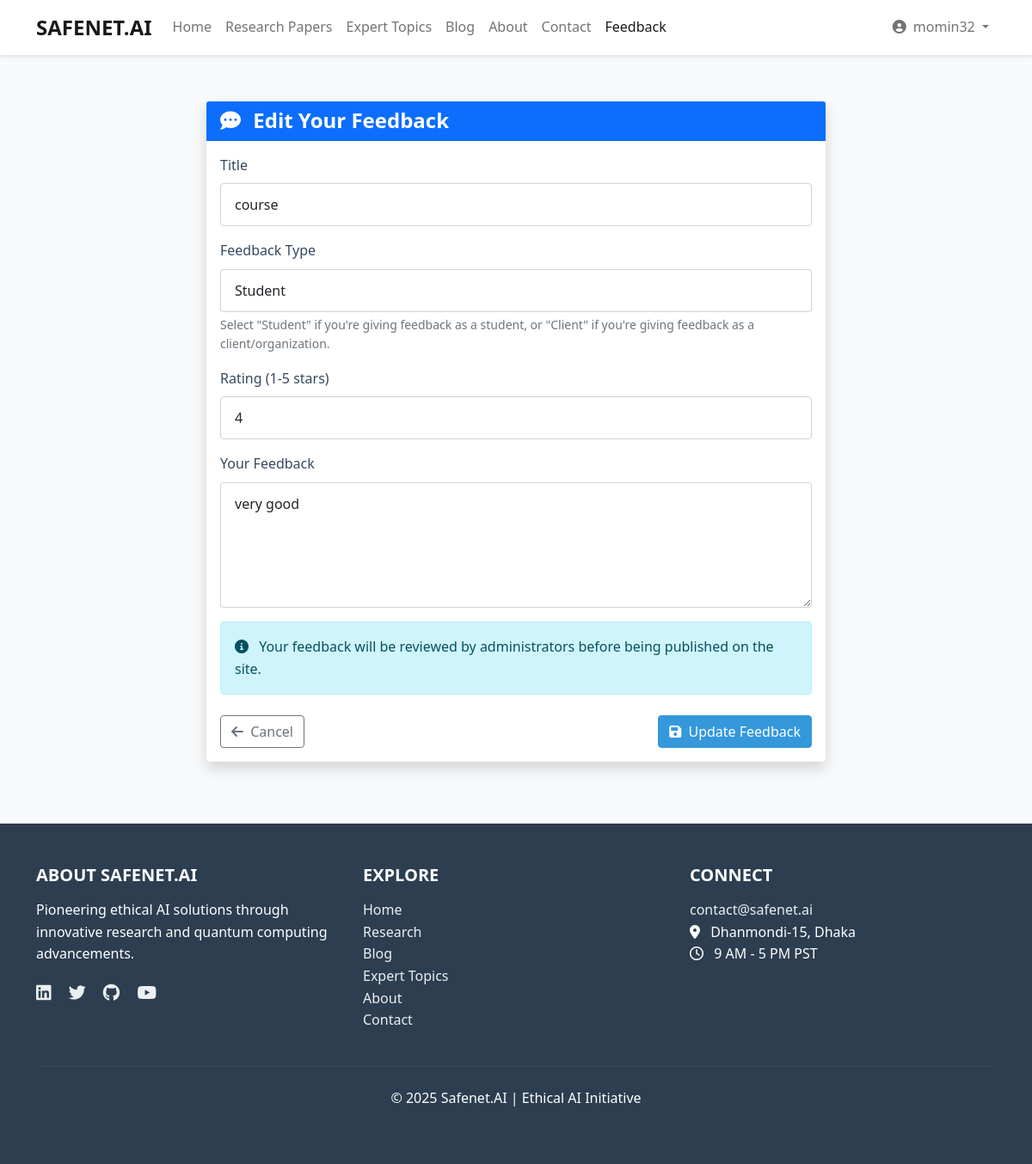
Page /feedback/edit/course-none/ (signed in) on the earlier database version.
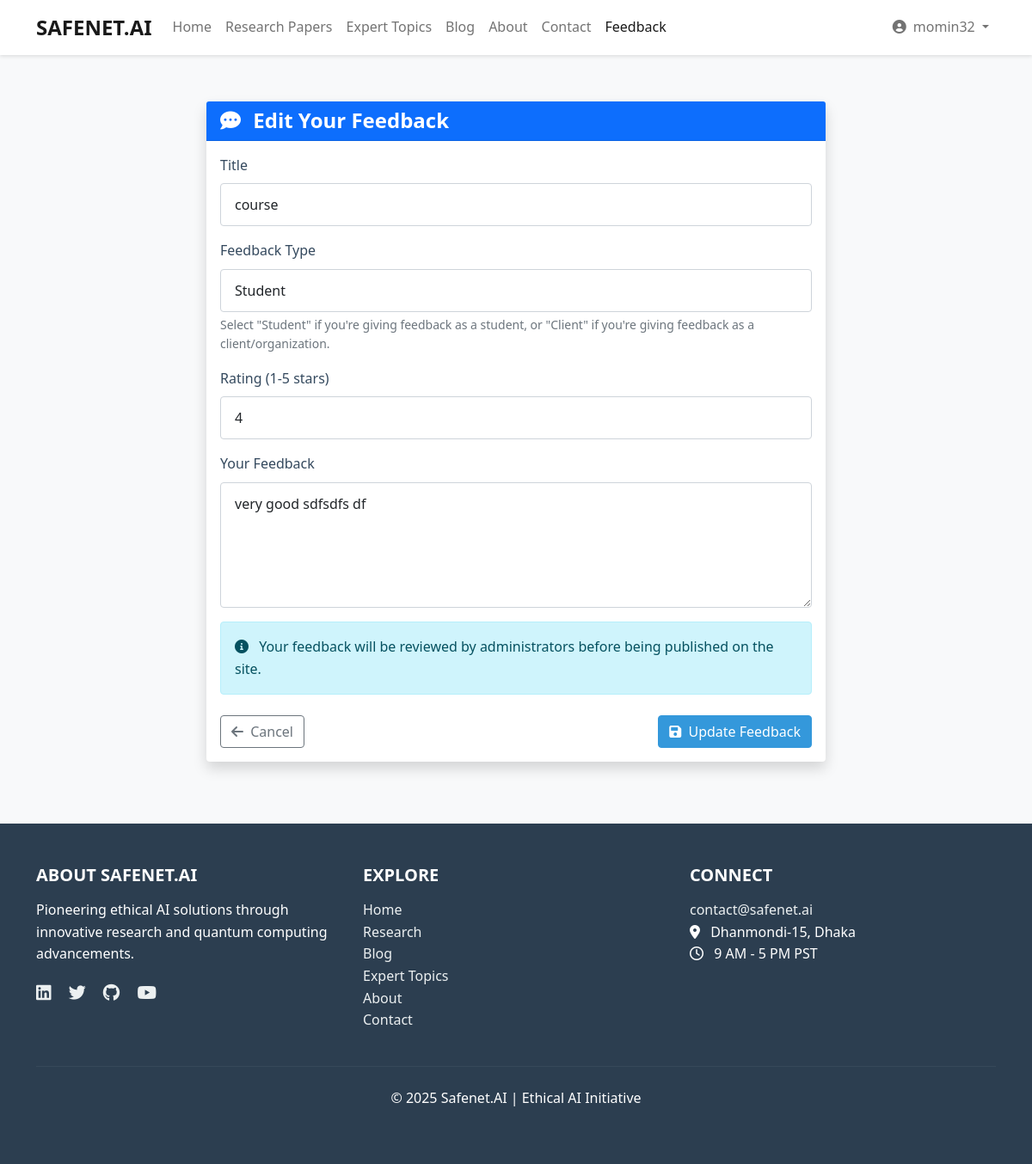
Same page on the later database version.
### feedback/models.py (models this page shows, shortened)
class Feedback(models.Model):
    user = models.ForeignKey(User, on_delete=models.CASCADE)
    title = models.CharField(max_length=200)
    content = models.TextField()
    rating = models.IntegerField(choices=[(i, i) for i in range(1, 6)])  # 1-5 rating
    feedback_type = models.CharField(max_length=10, choices=FEEDBACK_TYPE_CHOICES)
    status = models.CharField(max_length=20, choices=STATUS_CHOICES, default='pending')
    slug = models.SlugField(max_length=250, unique=True, blank=True)
    created_at = models.DateTimeField(auto_now_add=True)
    updated_at = models.DateTimeField(auto_now=True)
    class Meta:
        ordering = ['-created_at']

### feedback/views.py (the view)
# urls.py: path('edit/<slug:slug>/', views.feedback_edit, name='feedback_edit'),
@login_required
def feedback_edit(request, slug):
    feedback = get_object_or_404(Feedback, slug=slug)
    if feedback.user != request.user:
        return HttpResponseForbidden("You don't have permission to edit this feedback.")
    original_status = feedback.status
    if request.method == 'POST':
        form = FeedbackForm(request.POST, instance=feedback)
        if form.is_valid():
            updated_feedback = form.save(commit=False)
            if original_status in ['approved', 'rejected']:
                updated_feedback.status = 'pending'
                messages.info(request, 'Your feedback has been updated and is now awaiting admin approval again.')
            else:
                messages.success(request, 'Your feedback has been updated successfully.')
            updated_feedback.save()
            return redirect('my_feedbacks')
    else:
        form = FeedbackForm(instance=feedback)
    context = {
        'form': form,
        'feedback': feedback,
        'is_edit': True,
    }
    return render(request, 'feedback/feedback_form.html', context)

### feedback/forms.py
class FeedbackForm(forms.ModelForm):
    class Meta:
        model = Feedback
        fields = ['title', 'content', 'rating', 'feedback_type']
        widgets = {
            'title': forms.TextInput(attrs={'class': 'form-control', 'placeholder': 'Feedback Title'}),
            'content': forms.Textarea(attrs={'class': 'form-control', 'rows': 5, 'placeholder': 'Your Feedback'}),
            'rating': forms.Select(attrs={'class': 'form-control'}),
            'feedback_type': forms.Select(attrs={'class': 'form-control'}),
        }

### templates/feedback/feedback_form.html (shortened to what this page needs)
{% extends 'base.html' %}
{% load static %}
{% block content %}
<div class="container my-5">
    <div class="row">
        <div class="col-md-8 offset-md-2">
            <div class="card shadow">
                <div class="card-header bg-primary text-white">
                    <h4 class="mb-0">
                        <i class="fas fa-comment-dots me-2"></i>
                        {% if feedback %}Edit{% else %}Share{% endif %} Your Feedback
                    </h4>
                </div>
                <div class="card-body">
                    <form method="POST">
                        <div class="mb-3">
                            <label for="{{ form.title.id_for_label }}" class="form-label">Title</label>
                            {{ form.title }}
                        </div>
                        <div class="mb-3">
                            <label for="{{ form.feedback_type.id_for_label }}" class="form-label">Feedback Type</label>
                            {{ form.feedback_type }}
                            <div class="form-text">
                                Select "Student" if you're giving feedback as a student, or "Client" if you're giving feedback as a client/organization.
                            </div>
                        </div>
                        <div class="mb-3">
                            <label for="{{ form.rating.id_for_label }}" class="form-label">Rating (1-5 stars)</label>
                            {{ form.rating }}
                        </div>
                        <div class="mb-3">
                            <label for="{{ form.content.id_for_label }}" class="form-label">Your Feedback</label>
                            {{ form.content }}
                        </div>
                        <div class="alert alert-info">
                            <i class="fas fa-info-circle me-2"></i>
                            {% if feedback %}
                                {% if feedback.status == 'approved' %}
                                Your edited feedback will need to be approved again by administrators before being published.
                                {% else %}
                                Your feedback will be reviewed by administrators before being published on the site.
                                {% endif %}
                            {% else %}
                            Your feedback will be reviewed by administrators before being published on the site.
                            {% endif %}
                        </div>
                        <div class="d-flex justify-content-between mt-4">
                            <a href="{% url 'my_feedbacks' %}" class="btn btn-outline-secondary">
                                <i class="fas fa-arrow-left me-1"></i> Cancel
                            </a>
                            <button type="submit" class="btn btn-primary">
                                <i class="fas fa-save me-1"></i>
                                {% if feedback %}Update{% else %}Submit{% endif %} Feedback
                            </button>
                        </div>
                    </form>
                </div>
            </div>
        </div>
    </div>
</div>
{% endblock %}

Differences in the rows shown:
changed Feedback "course": content "very good" → "very good sdfsdfs df"
